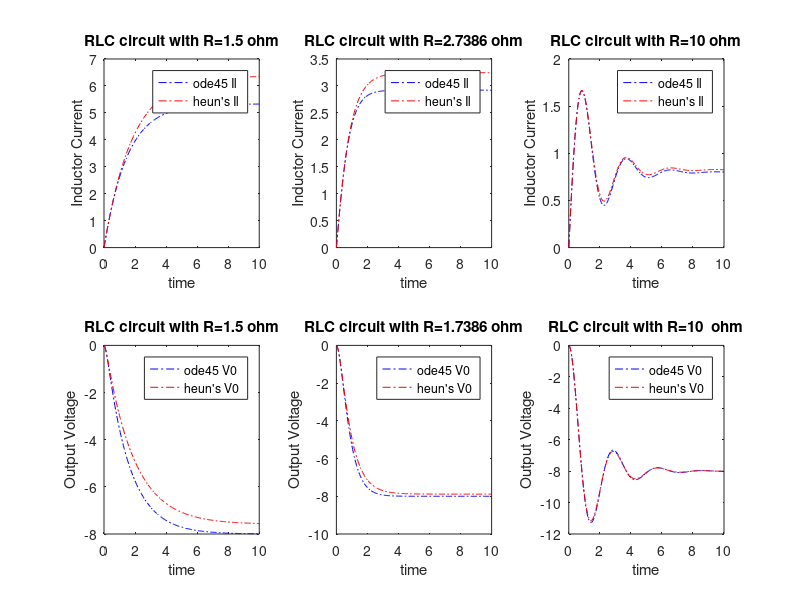

Here is the MATLAB script that generated this plot:
clear all
close all
clc

vc0=0;
il0=0;
c=0.08;
l=2.4;
r1=1.5;
r2=2.7386;
r3=10;
vi=8;

t_start=0;
t_end=10;
h=5E-2;
t=t_start:h:t_end;
N=length(t);

vc1=vc0;
il1=il0;
vc2=vc0;
il2=il0;
vc3=vc0;
il3=il0;

for i=1:N-1
    
    vk1_1 = ((il1(i)/c)-(vc1(i)/(r1*c)));			% Approximate for x gives approx for derivative
    ik1_1 = (vi-vc1(i))/l;		% Approximate for y gives approx for derivative
    vk2_1 = ((il1(i)/c)-(vc1(i)/(r1*c)))+h*((1/c)*((vi-vc1(i))/l)-(1/(r1*c))*((il1(i)/c)-(vc1(i)/r1*c))); 		% Approximate derivative at intermediate value
    ik2_1 = ((vi-vc1(i))/l)+h*((-1/l)*((il1(i)/c)-(vc1(i)/(r1*c))));	% Approximate derivative at intermediate value
    vc1(i+1) = vc1(i) + (h/2) *(vk1_1+vk2_1);		% Approximate solution at next value of x
    il1(i+1) = il1(i) + (h/2) * (ik1_1+ik2_1);
   
    vk1_2 = ((il2(i)/c)-(vc2(i)/(r2*c)));			% Approximate for x gives approx for derivative
    ik1_2 = (vi-vc2(i))/l;		% Approximate for y gives approx for derivative
    vk2_2 = ((il2(i)/c)-(vc2(i)/(r2*c)))+h*((1/c)*((vi-vc2(i))/l)-(1/(r2*c))*((il2(i)/c)-(vc2(i)/r2*c))); 		% Approximate derivative at intermediate value
    ik2_2 = ((vi-vc2(i))/l)+h*((-1/l)*((il2(i)/c)-(vc2(i)/(r2*c))));	% Approximate derivative at intermediate value
    vc2(i+1) = vc2(i) + (h/2) *(vk1_2+vk2_2);		% Approximate solution at next value of x
    il2(i+1) = il2(i) + (h/2) *(ik1_2+ik2_2);
   
    vk1_3 = ((il3(i)/c)-(vc3(i)/(r3*c)));			% Approximate for x gives approx for derivative
    ik1_3 = (vi-vc3(i))/l;		% Approximate for y gives approx for derivative
    vk2_3 = ((il3(i)/c)-(vc3(i)/(r3*c)))+h*((1/c)*((vi-vc3(i))/l)-(1/(r3*c))*((il3(i)/c)-(vc3(i)/r3*c))); 		% Approximate derivative at intermediate value
    ik2_3 = ((vi-vc3(i))/l)+h*((-1/l)*((il3(i)/c)-(vc3(i)/(r3*c))));	% Approximate derivative at intermediate value
    vc3(i+1) = vc3(i) + (h/2) *(vk1_3+vk2_3);		% Approximate solution at next value of x
    il3(i+1) = il3(i) + (h/2) * (ik1_3+ik2_3);    
   
end

f = @(t,xp) [-(-vi-xp(2))/l;-(xp(1)/c)-(xp(2)/(r1*c))];
[t,xa] = ode45(f,0:h:10,[0 0]);

figure;
subplot(2,3,1)
plot(t,xa(:,1),'b-.' ,t,il1,'r-.')
xlabel('time'), ylabel('Inductor Current')
legend('ode45 Il', 'heun''s Il ')
title('RLC circuit with R=1.5 ohm')

subplot(2,3,4)
plot(t,xa(:,2),'b-.' ,t,-vc1,'r-.')
xlabel('time'), ylabel('Output Voltage')
legend('ode45 V0', 'heun''s V0 ')
title('RLC circuit with R=1.5 ohm')

f = @(t,xp) [-(-vi-xp(2))/l;-(xp(1)/c)-(xp(2)/(r2*c))];
[t,xa] = ode45(f,0:h:10,[0 0]);

subplot(2,3,2)
plot(t,xa(:,1),'b-.' ,t,il2,'r-.')
xlabel('time'), ylabel('Inductor Current')
legend('ode45 Il', 'heun''s Il ')
title('RLC circuit with R=2.7386 ohm')

subplot(2,3,5)
plot(t,xa(:,2),'b-.' ,t,-vc2,'r-.')
xlabel('time'), ylabel('Output Voltage')
legend('ode45 V0', 'heun''s V0 ')
title('RLC circuit with R=1.7386 ohm')

f = @(t,xp) [-(-vi-xp(2))/l;-(xp(1)/c)-(xp(2)/(r3*c))];
[t,xa] = ode45(f,0:h:10,[0 0]);

subplot(2,3,3)
plot(t,xa(:,1),'b-.' ,t,il3,'r-.')
xlabel('time'), ylabel('Inductor Current')
legend('ode45 Il', 'heun''s Il ')
title('RLC circuit with R=10 ohm')

subplot(2,3,6)
plot(t,xa(:,2),'b-.' ,t,-vc3,'r-.')
xlabel('time'), ylabel('Output Voltage')
legend('ode45 V0', 'heun''s V0 ')
title('RLC circuit with R=10  ohm')
